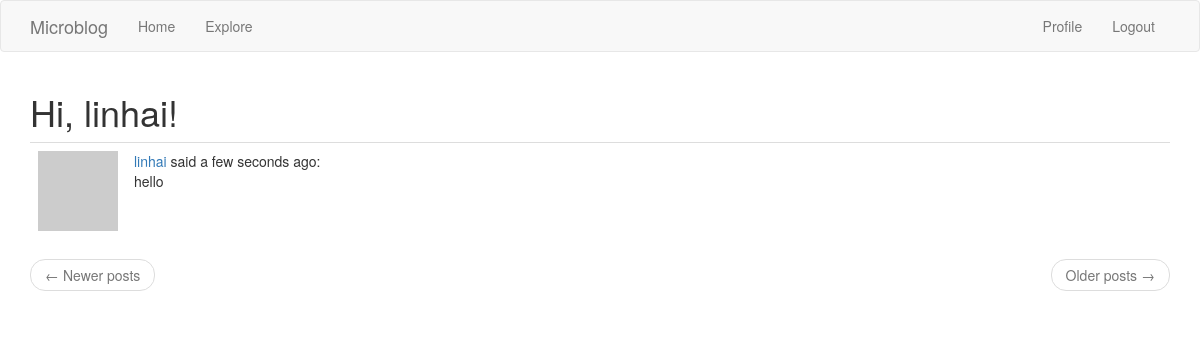
The page /explore (signed in) on the database as committed earlier.
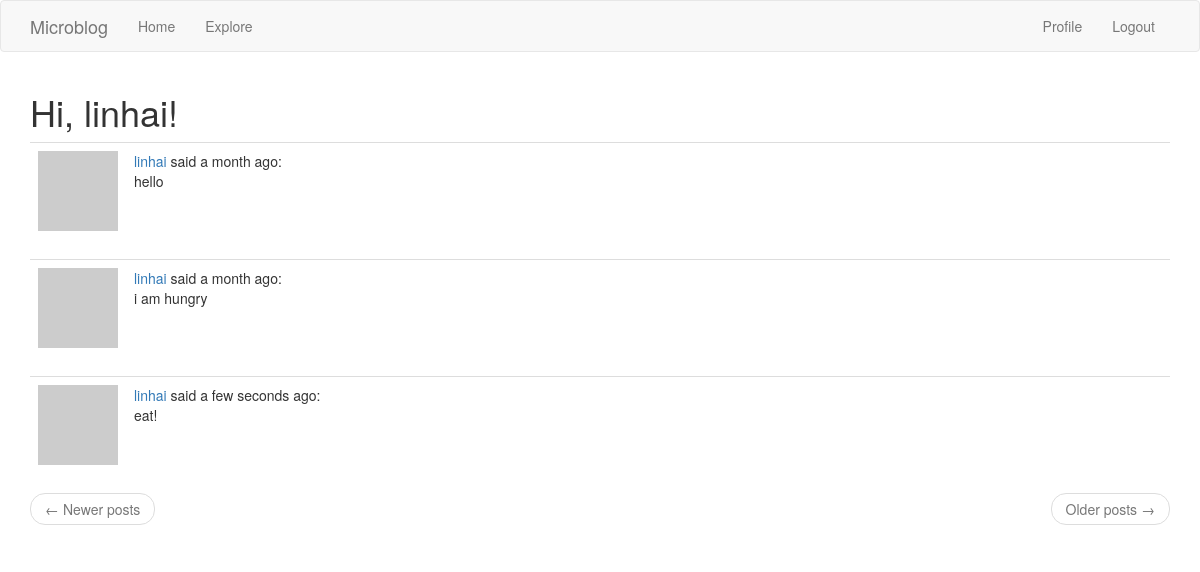
The same page on the database as committed later.
### app/models.py (models this page shows, shortened)
class Post(db.Model):
    id = db.Column(db.Integer, primary_key=True)
    body = db.Column(db.String(140))
    timestamp = db.Column(db.DateTime, index=True, default=datetime.utcnow)
    user_id = db.Column(db.Integer, db.ForeignKey('user.id'))

class User(UserMixin, db.Model):
    id = db.Column(db.Integer, primary_key=True)
    username = db.Column(db.String(64), index=True, unique=True)
    email = db.Column(db.String(120), index=True, unique=True)
    password = db.Column(db.String(128))
    about_me = db.Column(db.String(140))
    last_seen = db.Column(db.DateTime, default=datetime.utcnow)
    posts = db.relationship('Post', backref='author', lazy='dynamic')
    followed = db.relationship(
        'User', secondary=followers,
        primaryjoin=(followers.c.follower_id == id),
        secondaryjoin=(followers.c.followed_id == id),
        backref=db.backref('followers', lazy='dynamic'), lazy='dynamic')
    def avatar(self, size):
        digest = md5(self.email.lower().encode('utf-8')).hexdigest()
        return 'https://www.gravatar.com/avatar/{}?d=identicon&s={}'.format(
            digest, size)
    @login.user_loader
    def load_user(id):
        return User.query.get(int(id))

### app/routes.py (the view)
@app.route('/explore')
@login_required
def explore():
    page = request.args.get('page', 1, type=int)
    posts = Post.query.order_by(Post.timestamp.desc()).paginate(
        page, app.config['POSTS_PER_PAGE'], False)
    next_url = url_for('explore', page=posts.next_num) if posts.has_next else None
    prev_url = url_for('explore', page=posts.prev_num) if posts.has_prev else None
    return render_template("index.html", title='Explore', posts=posts.items,
                          next_url=next_url, prev_url=prev_url)

### app/routes.py (called while the page is built)
@app.before_request
def before_request():
    if current_user.is_authenticated:
        current_user.last_seen = datetime.utcnow()
        db.session.commit()

### app/templates/index.html (shortened to what this page needs)
{% extends "base.html" %}
{% block app_content %}
    <h1>Hi, {{ current_user.username }}!</h1>
    {% for post in posts %}
        {% include '_post.html' %}
    {% endfor %}
    <nav aria-label="...">
        <ul class="pager">
            <li class="previous{% if not prev_url %} disabled{% endif %}">
                <a href="{{ prev_url or '#' }}">
                    <span aria-hidden="true">&larr;</span> Newer posts
                </a>
            </li>
            <li class="next{% if not next_url %} disabled{% endif %}">
                <a href="{{ next_url or '#' }}">
                    Older posts <span aria-hidden="true">&rarr;</span>
                </a>
            </li>
        </ul>
    </nav>
{% endblock %}

### app/templates/_post.html
    <table class="table table-hover">
        <tr>
            <td width="70px">
                <a href="{{ url_for('user', username=post.author.username) }}">
                    <img src="{{ post.author.avatar(70) }}" />
                </a>
            </td>
            <td>
                <a href="{{ url_for('user', username=post.author.username) }}">
                    {{ post.author.username }}
                </a>
                said {{ moment(post.timestamp).fromNow() }}:
                <br>
                {{ post.body }}
            </td>
        </tr>
    </table>

Rows that differ between the two databases and show on the page:
added Post: author.username "linhai", timestamp "a month ago", body "hello"
changed Post: timestamp "a few seconds ago" → "a month ago"; body "hello" → "i am hungry"
added Post: author.username "linhai", timestamp "a few seconds ago", body "eat!"
